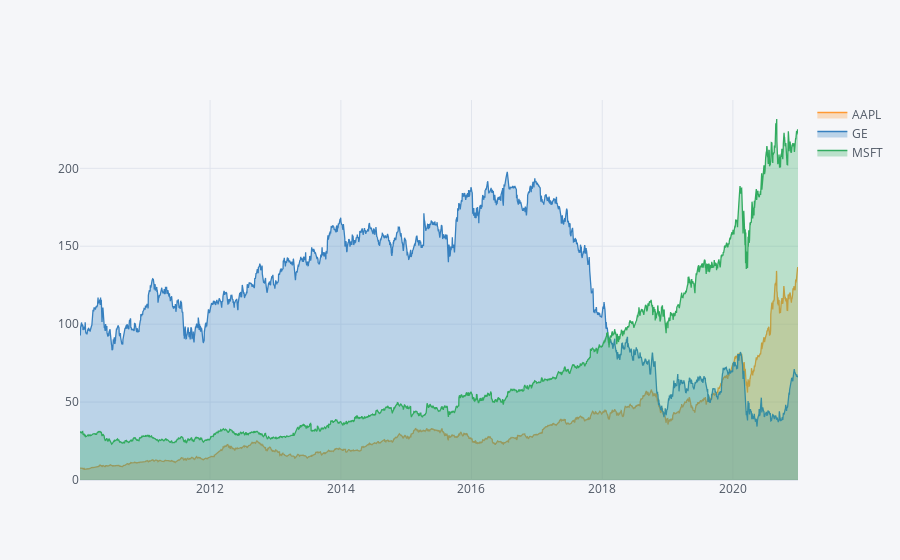

Source (notebook cell):
### Code cell
df.Close.iplot(fill = True)

### Figure 1 — Plotly figure (JSON) as saved in the notebook; plotly's stock layout.template omitted (floating-point values rounded to 4 significant figures; data arrays with more than 128 entries replaced by an {"elided": "..."} marker saying what was removed)
{"data": [{"fill": "tozeroy", "fillcolor": "rgba(255, 153, 51, 0.3)", "line": {"color": "rgba(255, 153, 51, 1.0)", "dash": "solid", "shape": "linear", "width": 1.3}, "mode": "lines", "name": "AAPL", "text": "", "type": "scatter", "x": {"elided": "2768 str values"}, "y": {"elided": "2768 float values"}}, {"fill": "tozeroy", "fillcolor": "rgba(55, 128, 191, 0.3)", "line": {"color": "rgba(55, 128, 191, 1.0)", "dash": "solid", "shape": "linear", "width": 1.3}, "mode": "lines", "name": "GE", "text": "", "type": "scatter", "x": {"elided": "2768 str values"}, "y": {"elided": "2768 float values"}}, {"fill": "tozeroy", "fillcolor": "rgba(50, 171, 96, 0.3)", "line": {"color": "rgba(50, 171, 96, 1.0)", "dash": "solid", "shape": "linear", "width": 1.3}, "mode": "lines", "name": "MSFT", "text": "", "type": "scatter", "x": {"elided": "2768 str values"}, "y": {"elided": "2768 float values"}}], "layout": {"legend": {"bgcolor": "#F5F6F9", "font": {"color": "#4D5663"}}, "paper_bgcolor": "#F5F6F9", "plot_bgcolor": "#F5F6F9", "title": {"font": {"color": "#4D5663"}}, "xaxis": {"gridcolor": "#E1E5ED", "showgrid": true, "tickfont": {"color": "#4D5663"}, "title": {"font": {"color": "#4D5663"}, "text": ""}, "zerolinecolor": "#E1E5ED"}, "yaxis": {"gridcolor": "#E1E5ED", "showgrid": true, "tickfont": {"color": "#4D5663"}, "title": {"font": {"color": "#4D5663"}, "text": ""}, "zerolinecolor": "#E1E5ED"}}}
